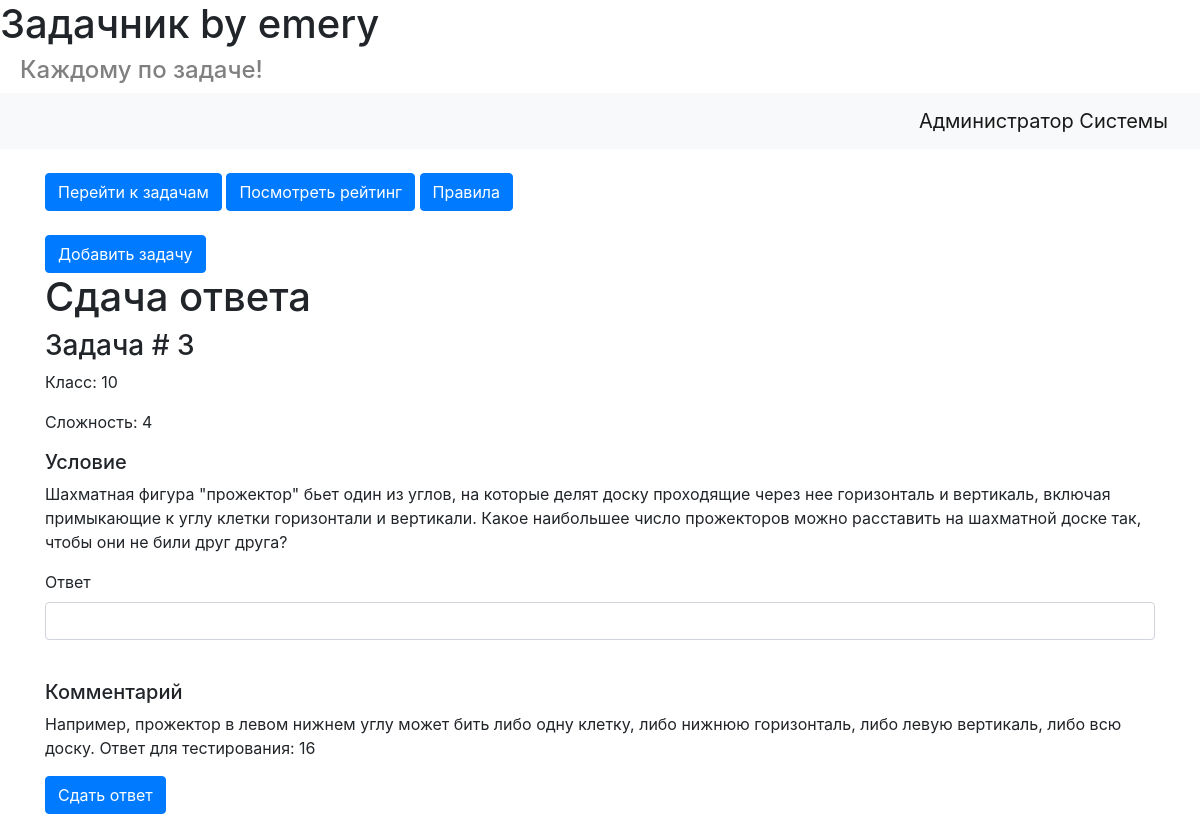
The app's page /3 (signed in) with its own data.
### data/users.py (models this page shows, shortened)
class User(SqlAlchemyBase, UserMixin, SerializerMixin):
    __tablename__ = 'users'
    id = sqlalchemy.Column(sqlalchemy.Integer, primary_key=True, autoincrement=True)
    surname = sqlalchemy.Column(sqlalchemy.String)
    name = sqlalchemy.Column(sqlalchemy.String)
    email = sqlalchemy.Column(sqlalchemy.String, index=True, unique=True, nullable=True)
    hashed_password = sqlalchemy.Column(sqlalchemy.String, nullable=True)
    role = sqlalchemy.Column(sqlalchemy.Integer, default=0) #при регистрации любому пользователю присваевается роль 0
    modified_date = sqlalchemy.Column(sqlalchemy.DateTime, default=datetime.datetime.now)
    rating = sqlalchemy.Column(sqlalchemy.Integer, default=0)
    problems = orm.relation("Problems", secondary="users_to_problems", backref="users")

### data/problems.py (models this page shows)
class Problems(SqlAlchemyBase, SerializerMixin):
    __tablename__ = 'problems'
    id = sqlalchemy.Column(sqlalchemy.Integer, primary_key=True, autoincrement=True)
    owner = sqlalchemy.Column(sqlalchemy.Integer, sqlalchemy.ForeignKey("users.id"))
    text = sqlalchemy.Column(sqlalchemy.String)
    difficulty = sqlalchemy.Column(sqlalchemy.Integer)
    level = sqlalchemy.Column(sqlalchemy.Integer)
    answer = sqlalchemy.Column(sqlalchemy.String)
    comment = sqlalchemy.Column(sqlalchemy.String, default='')
    modified_date = sqlalchemy.Column(sqlalchemy.DateTime, default=datetime.datetime.now)

### data/problems_api.py (the view, shortened to what this page needs)
@blueprint.route('/<int:problem_id>', methods=['GET', 'POST'])
@login_required
def problem_answer(problem_id):
    form = AnswerForm()
    db_sess = db_session.create_session()
    problem = db_sess.query(Problems).filter(Problems.id == problem_id).first()
    user = db_sess.query(User).filter(User.id == current_user.id).first()
    return render_template('answer_form.html', title='Answer',
                           problem=problem, form=form)

### data/answer_form.py
class AnswerForm(FlaskForm):
    answer = StringField('Ответ')
    submit = SubmitField('Сдать ответ')

### data/db_session.py (called while the page is built)
def create_session() -> Session:
    global __factory
    return __factory()

### data/problems_api.py (called while the page is built)
def login_required(f):  #функция, непозволяющая не авторизованным пользователям смотреть некоторые страницы
    @wraps(f)
    def wrap(*args, **kwargs):
        if current_user.is_authenticated:
            return f(*args, **kwargs)
        else:
            return redirect('/login')
    return wrap

### main.py (called while the page is built)
@login_manager.user_loader
def load_user(user_id):
    db_sess = db_session.create_session()
    return db_sess.query(User).get(user_id)

### templates/answer_form.html (shortened to what this page needs)
{% extends "base.html" %}
{% block content %}
    <h1>Сдача ответа</h1>
    <h3>Задача # {{ problem.id }}</h3>
    <form action="" method="post">
        <p>Класс: {{problem.level}}</p>
        <p>Сложность: {{problem.difficulty}}</p>
        <h5>Условие</h5>
        <p>{{problem.text}}</p>
        <p>
            {{ form.answer.label }}<br>
            {{ form.answer(class="form-control") }}<br>
        </p>
        <h5>Комментарий</h5>
        <p>{{problem.comment}}</p>
        <p>{{ form.submit(type="submit", class="btn btn-primary") }}</p>
    </form>
{% endblock %}

### templates/base.html (shortened to what this page needs)
<!doctype html>
<html lang="en">
<head>
    <link rel="stylesheet"
          href="https://stackpath.bootstrapcdn.com/bootstrap/4.4.1/css/bootstrap.min.css"
>
    <link rel="stylesheet" href="static/css/style.css">
</head>
<body>
<header>
    <h1>Задачник by emery</h1>
    <h4>Каждому по задаче!</h4>
    <nav class="navbar navbar-light bg-light">
        {% if current_user.is_authenticated %}
            <a class="navbar-brand" href="/logout">{{current_user.surname}} {{ current_user.name }}</a>
        {% else %}
        <p>
            <a class="btn btn-primary " href="/register">Зарегистрироваться</a>
            <a class="btn btn-success" href="/login">Войти</a>
        </p>
        {% endif %}
    </nav>
</header>
<main role="main" class="container">
    <br>
    <a class="btn btn-primary " href="/show_problems">Перейти к задачам</a>
    <a class="btn btn-primary " href="/show_rating">Посмотреть рейтинг</a>
    <a class="btn btn-primary " href="/help">Правила</a>
    <br> </br>
    {% if current_user.is_authenticated %}
        {% if current_user.role > 0 %}
                <a class="btn btn-primary" href="/add_problem">Добавить задачу</a>
        {% endif %}
    {% endif %}
    {% block content %}{% endblock %}
</main>
</body>
</html>

### static/css/style.css (style rules this page uses)
h4 { color:grey; padding-left: 20px; }

### records on screen
User: surname "Администратор", name "Системы"
Problems: id "3", level "10", difficulty "4", text "Шахматная фигура \"прожектор\" бьет один из углов, на которые делят доску проходящие через нее горизонталь и вертикаль, включая примыкающие к углу клетки горизонтали и вертикали. Какое наибольшее число прожекторов можно расставить на шахматной доске так, чтобы они не били друг друга?", comment "Например, прожектор в левом нижнем углу может бить либо одну клетку, либо нижнюю горизонталь, либо левую вертикаль, либо всю доску. Ответ для тестирования: 16"
